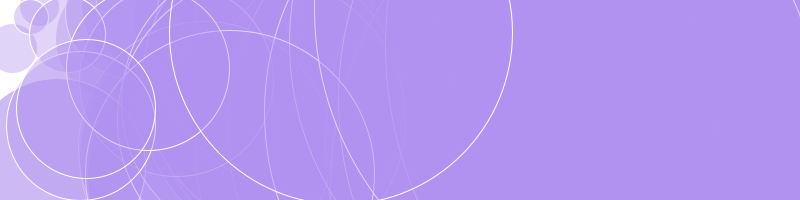
Frame 1 (no input)
Frame 60 (the mouse pressed at the canvas centre just before this capture): identical to frame 1, image omitted
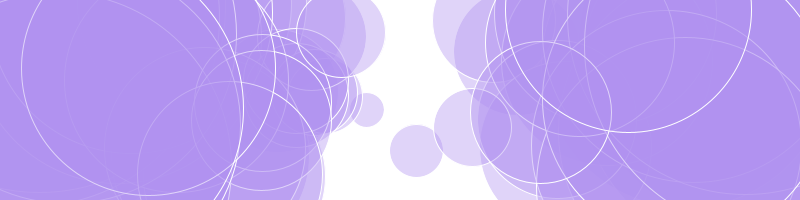
Frame 120 (the mouse held since frame 60 and released just before this capture)

The Processing sketch that drew these frames (run headless with seeded random() and noise(); from frame 60 on, the mouse is pressed at the canvas centre):

// Processing sketch: processing_58767
// ── processing_58767.pde

//Vanessa Faienza
//Problem Set 3 - Question 4

float x[] = new float[50];
float y[] = new float[50];
  
void setup() {
  size(800, 200);
  fill(175, 145, 240, 100);
  smooth();
  stroke(255);
 
  for (int i=0; i < x.length; i++) {
    x[i] = random(width);
    y[i] = random(height);
  }
}
  
void draw() {
  background(255);
  
  for (int i=0; i < x.length; i++) {
    float dia = dist(x[i], y[i], mouseX, mouseY);
    ellipse(x[i], y[i], dia, dia);
  }
}
